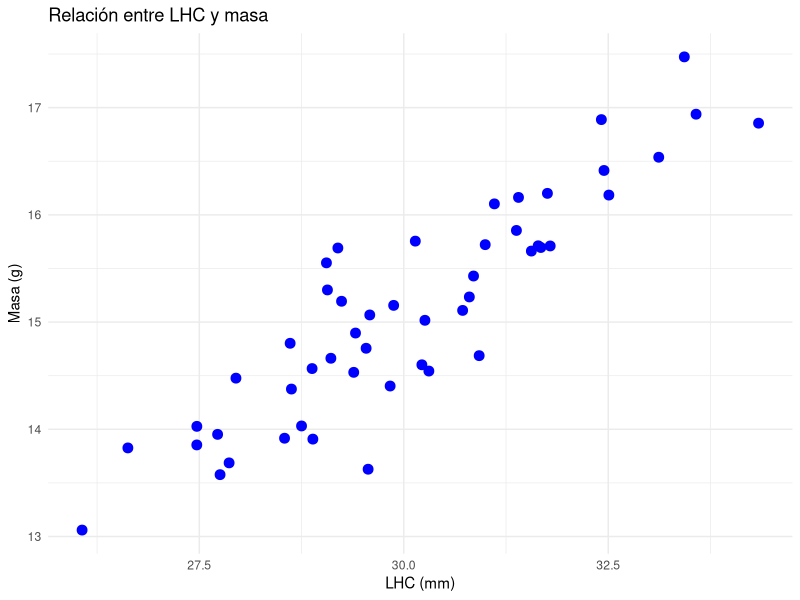
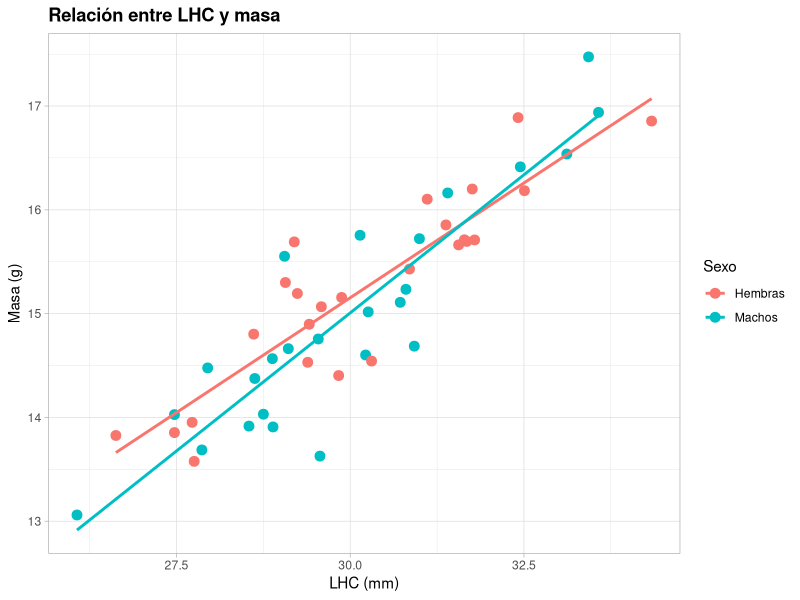

These charts were generated, in order, by the following R code:
## ---- chunk 1

# Cargar librería necesaria
library(ggplot2)

# Generar datos aleatorios
set.seed(123)
n <- 50

# Crear dataset
lhc <- rnorm(n, mean = 30, sd = 2)  
masa <- .5 * lhc + rnorm(n, mean = 0, sd = .5)
sexo <- rep(c("M","H"), each = 25) # Error 4: falatavba comillas en los niveles del factor sexo

# Crear data frame
datos <- data.frame(
  lhc = lhc,
  masa = masa,  # Error 2: faltaba coma después de "masa"
  sexo = sexo
)

# Crear gráfico de puntos
grafico <- ggplot(data = datos, aes(x = lhc, y = masa)) +  # Error 3: faltaba paréntesis de cierre después de aes()
  geom_point(color = "blue", size = 3) +
  labs(title = "Relación entre LHC y masa",
       x = "LHC (mm)",
       y = "Masa (g)") +
  theme_minimal()

# Mostrar gráfico
print(grafico)

# Resumen de los datos
summary(datos)

## ---- chunk 2
# Cargar librería necesaria
library(ggplot2)

# Generar datos aleatorios
set.seed(123)
n <- 50

# Crear dataset
lhc <- rnorm(n, mean = 30, sd = 2)  
masa <- .5 * lhc + rnorm(n, mean = 0, sd = .5)
sexo <- rep(c("M","H"), each = 25) # Error 4: falatavba comillas en los niveles del factor sexo

# Crear data frame
datos <- data.frame(
  lhc = lhc,
  masa = masa,  # Error 2: faltaba coma después de "masa"
  sexo = sexo
)

# Crear gráfico de puntos
grafico <- ggplot(data = datos, 
                  aes(x = lhc, 
                      y = masa, 
                      color = sexo)) +
  geom_point(size = 3) +
  geom_smooth(method = "lm", se = F) +
  labs(title = "Relación entre LHC y masa",
       x = "LHC (mm)",
       y = "Masa (g)") +
  scale_color_discrete(name ="Sexo",
                      labels=c("Hembras", "Machos")) +
  theme_light()+
  theme(plot.title = element_text(face = "bold"))

# Mostrar gráfico
print(grafico)

# Resumen de los datos
summary(datos)

